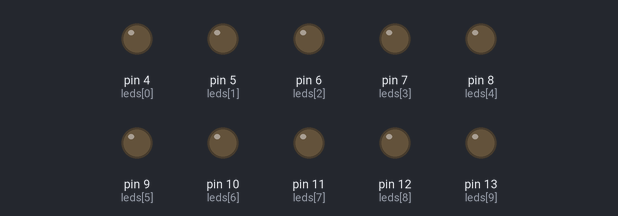
A sketch run on a simulated Arduino Uno, built with avr-gcc and run on an emulated ATmega328P. Shown: output pins drawn as LEDs (lit = HIGH).

Above: at 0.82 s.
Timing chart, 0 to 3.9 s (numbered marks = the images above):
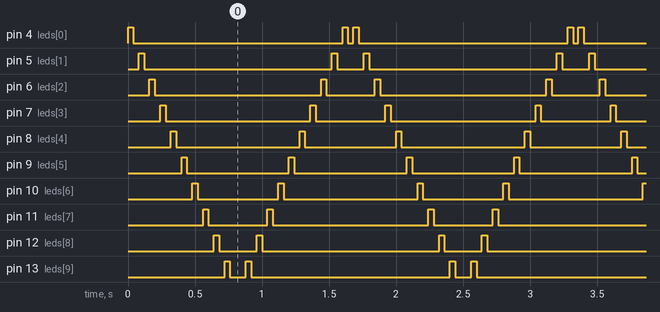

Measured:
- by itself, pin 4 (leds[0]): repeats every 1.7 s: LOW 1.6 s, HIGH 0.04 s, LOW 0.04 s, HIGH 0.04 s
- by itself, pin 5 (leds[1]): repeats every 1.7 s: LOW 1.4 s, HIGH 0.04 s, LOW 0.20 s, HIGH 0.04 s
- by itself, pin 6 (leds[2]): repeats every 1.7 s: LOW 1.2 s, HIGH 0.04 s, LOW 0.36 s, HIGH 0.04 s
- by itself, pin 7 (leds[3]): repeats every 1.7 s: LOW 1.1 s, HIGH 0.04 s, LOW 0.52 s, HIGH 0.04 s
- by itself, pin 8 (leds[4]): repeats every 1.7 s: LOW 0.92 s, HIGH 0.04 s, LOW 0.68 s, HIGH 0.04 s
- by itself, pin 9 (leds[5]): alternates HIGH for 0.04 s and LOW for 0.76 s
- by itself, pin 10 (leds[6]): repeats every 1.7 s: LOW 0.60 s, HIGH 0.04 s, LOW 1.0 s, HIGH 0.04 s
- by itself, pin 11 (leds[7]): repeats every 1.7 s: LOW 0.44 s, HIGH 0.04 s, LOW 1.2 s, HIGH 0.04 s

The sketch:

chase_effect.ino
```cpp
int leds[]={4,5,6,7,8,9,10,11,12,13};
void setup() {
 for(int i=0;i<10;i++)
 {
  pinMode(leds[i],OUTPUT);
  }

}

void loop() {
  for(int i=0;i<10;i++)
  {
    digitalWrite(leds[i],1);
    delay(40);
    digitalWrite(leds[i],0);
    delay(40);

    }

    for(int i=10;i>=0;i--)

    {
      digitalWrite(leds[i],HIGH);
      delay(40);
      digitalWrite(leds[i],LOW);
      delay(40);

      }

}
```
